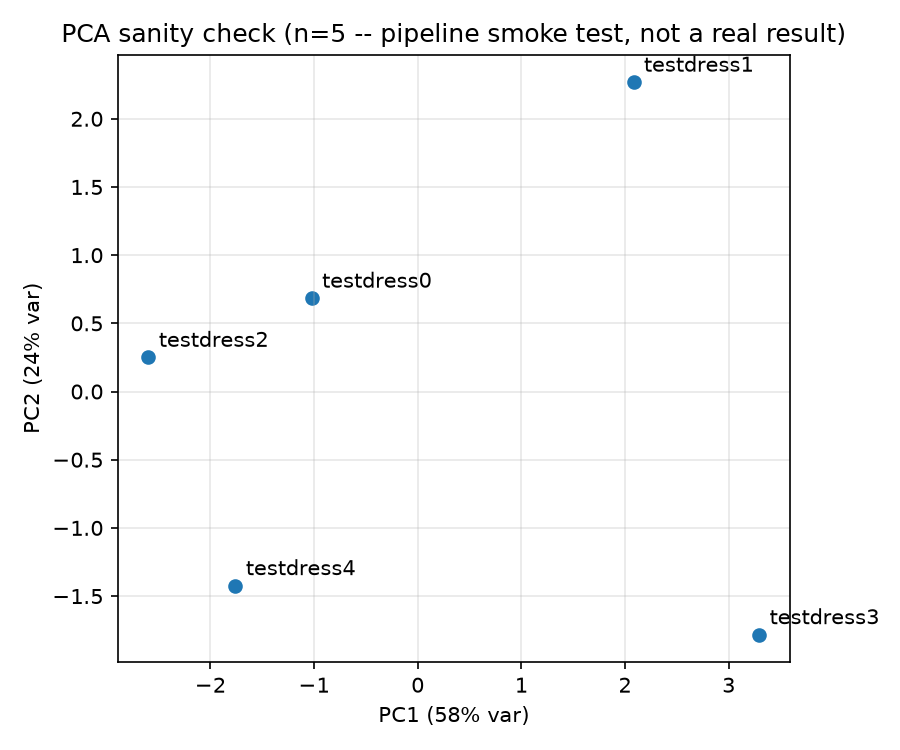

This chart was generated by the following Python code:
"""
pca_sanity_check.py -- quick PCA smoke test on features.csv.

This is deliberately NOT the real Pilot Plan phase-3 analysis (that needs
the full 5-garment set per garment-capture's Pilot Plan). With only 3 rows,
PCA has at most 2 meaningful components (rank is capped at n_samples - 1)
and any "clustering" would be meaningless -- 3 points trivially separate
into as many groups as you ask for. The point of this script is to catch
pipeline/schema bugs in features.csv early (does PCA run cleanly, do the
z-scored features look sane), not to draw a real conclusion about these
three garments.

Eight columns are used: bbox_x/y/z, surface_area, mean_curvature,
std_curvature, symmetry_score, and drape_extent (the latter two implemented
2026-09-08 -- see extract_features.py's docstring for their definitions).
`volume` is added as a ninth column only when it has no NaNs (it was all-NaN
for every row while features came from AutoRemesher's non-manifold retopology;
meshes decimated from the dense scan are watertight so it is defined). If any
row is NaN it is dropped rather than imputed -- imputing a placeholder value
would silently fabricate signal in a PCA.
num_vertices/num_faces are also excluded, for a different reason as of
2026-09-08: now that every mesh is decimated to ~15,000 vertices before
extraction (decimate_mesh.py), these columns are nearly constant across
garments by construction and carry no shape signal -- not "density-
confounded" anymore, just uninformative.

Usage:
    python pca_sanity_check.py --features features.csv --out pca_sanity_check.png
"""
import argparse

import numpy as np
import pandas as pd
from sklearn.decomposition import PCA
from sklearn.preprocessing import StandardScaler

FEATURE_COLUMNS = [
    "bbox_x", "bbox_y", "bbox_z",
    "surface_area", "mean_curvature", "std_curvature",
    "symmetry_score", "drape_extent",
]


def main():
    parser = argparse.ArgumentParser(description=__doc__, formatter_class=argparse.RawDescriptionHelpFormatter)
    parser.add_argument("--features", default="features.csv", help="Path to features.csv")
    parser.add_argument("--out", default="pca_sanity_check.png", help="Path to save the scatter plot")
    args = parser.parse_args()

    df = pd.read_csv(args.features)
    print(f"loaded {len(df)} rows from {args.features}")

    feature_columns = list(FEATURE_COLUMNS)
    if "volume" in df.columns and not df["volume"].isna().any():
        feature_columns.append("volume")

    dropped = [c for c in df.columns if c not in feature_columns and c not in ("garment_id", "label")]
    if dropped:
        print(f"  dropping (NaN or uninformative, not used): {dropped}")

    X = df[feature_columns].to_numpy()
    if np.isnan(X).any():
        raise ValueError(f"unexpected NaN in {feature_columns} -- these should all be well-defined columns")

    X_scaled = StandardScaler().fit_transform(X)

    n_components = min(2, len(df) - 1)
    pca = PCA(n_components=n_components)
    scores = pca.fit_transform(X_scaled)

    print(f"\nexplained variance ratio (PC1..PC{n_components}): {pca.explained_variance_ratio_}")
    print(f"cumulative: {np.cumsum(pca.explained_variance_ratio_)}")
    print(f"\nNOTE: n={len(df)} garments -- PCA rank-capped at {len(df) - 1} components.")
    print("This is a pipeline smoke test, not a statistically meaningful result.")

    print("\ncomponent loadings (how much each feature contributes to each PC):")
    loadings = pd.DataFrame(pca.components_.T, index=feature_columns,
                             columns=[f"PC{i+1}" for i in range(n_components)])
    print(loadings.round(3).to_string())

    import matplotlib
    matplotlib.use("Agg")
    import matplotlib.pyplot as plt

    fig, ax = plt.subplots(figsize=(6, 5))
    if n_components >= 2:
        ax.scatter(scores[:, 0], scores[:, 1])
        for i, gid in enumerate(df["garment_id"]):
            ax.annotate(gid, (scores[i, 0], scores[i, 1]), xytext=(5, 5), textcoords="offset points")
        ax.set_xlabel(f"PC1 ({pca.explained_variance_ratio_[0]:.0%} var)")
        ax.set_ylabel(f"PC2 ({pca.explained_variance_ratio_[1]:.0%} var)")
    else:
        ax.scatter(scores[:, 0], np.zeros(len(scores)))
        for i, gid in enumerate(df["garment_id"]):
            ax.annotate(gid, (scores[i, 0], 0), xytext=(5, 5), textcoords="offset points")
        ax.set_xlabel(f"PC1 ({pca.explained_variance_ratio_[0]:.0%} var)")
    ax.set_title(f"PCA sanity check (n={len(df)} -- pipeline smoke test, not a real result)")
    ax.grid(alpha=0.3)
    fig.tight_layout()
    fig.savefig(args.out, dpi=150)
    print(f"\nsaved plot to {args.out}")


if __name__ == "__main__":
    main()
